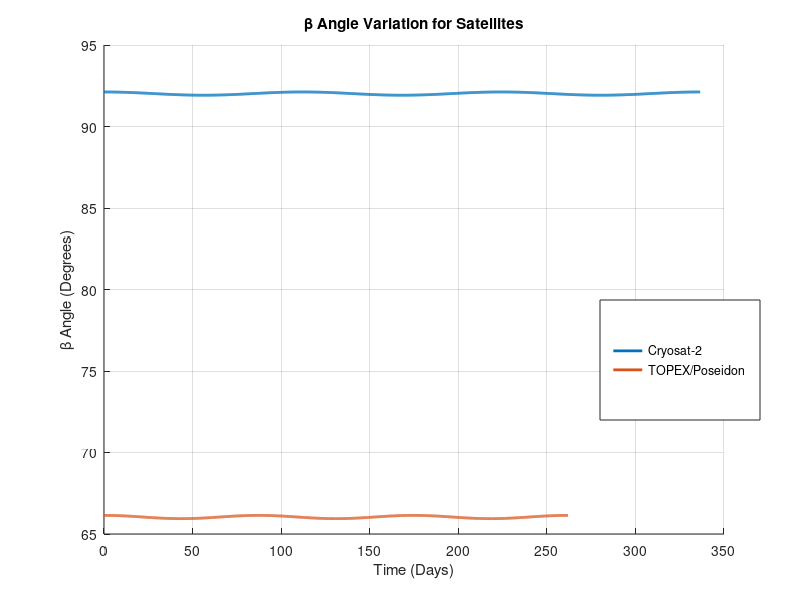

Write the MATLAB code that produced this figure.
clc;
clear;

mu = 398600.4418;
r_e = 6378.1363;

satellites = {
    'Cryosat-2', 717, 0.0003565, 92.0194; 
    'TOPEX/Poseidon', 1336, 0.0007665, 66.0425;
    'Starlette', 812, 0.0205681, 49.8242
};

figure;
hold on;
title('β Angle Variation for Satellites');
xlabel('Time (Days)');
ylabel('β Angle (Degrees)');
grid on;

for i = 1:size(satellites, 1)
    sat_name = satellites{i, 1};
    delta_a = satellites{i, 2};
    e = satellites{i, 3};
    i_angle = satellites{i, 4};

    a = delta_a + r_e;
    
    n = sqrt(mu / a^3);
    
    J2 = 1082.64e-6;
    OM = -3/2 * n * (r_e/a)^2 * J2 * (1/(1-e^2)^2) * cos(i_angle);
    
    if abs(OM) ~= 0
        OM_day = OM * 86400;
        OM_s = 0.0172;
        
        Cs = 2 * pi / (OM_day - OM_s);
        
        if Cs < 0
            continue;
        end
        
        time = linspace(0, 3 * Cs, 1000);
        
        beta_angle = i_angle + 0.1 * cos(2 * pi * time / Cs);
        
        plot(time, beta_angle, 'LineWidth', 2, 'DisplayName', sat_name);
    end
end

legend show;
legend('Position', [0.75, .3, 0.2, 0.2]);
hold off;
